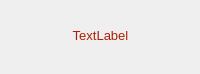
<?xml version="1.0" encoding="UTF-8"?>
<ui version="4.0">
 <class>Notice</class>
 <widget class="QWidget" name="Notice">
  <property name="geometry">
   <rect>
    <x>0</x>
    <y>0</y>
    <width>200</width>
    <height>74</height>
   </rect>
  </property>
  <property name="windowTitle">
   <string>Form</string>
  </property>
  <widget class="QLabel" name="label_Notice">
   <property name="geometry">
    <rect>
     <x>10</x>
     <y>10</y>
     <width>181</width>
     <height>51</height>
    </rect>
   </property>
   <property name="font">
    <font>
     <pointsize>10</pointsize>
    </font>
   </property>
   <property name="styleSheet">
    <string notr="true">color: rgb(175, 30, 4);</string>
   </property>
   <property name="text">
    <string>TextLabel</string>
   </property>
   <property name="alignment">
    <set>Qt::AlignCenter</set>
   </property>
  </widget>
 </widget>
 <resources/>
 <connections/>
</ui>
